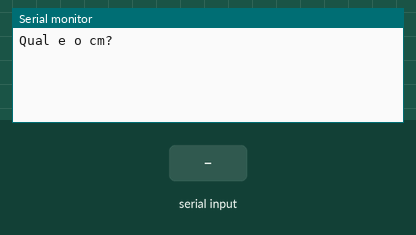
Simulated run of this sketch. Board: Arduino Uno, built with avr-gcc and run on an emulated ATmega328P. Shown: the last lines printed to the serial monitor. The inputs (shaded band) are chosen by the test bench.

Above: at 1.2 s.
1.3 s: "90,45\n" received over Serial
At 2.1 s:
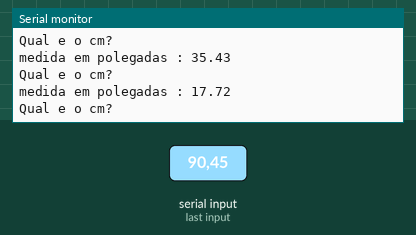
2.8 s: "30,150\n" received over Serial
At 4.3 s:
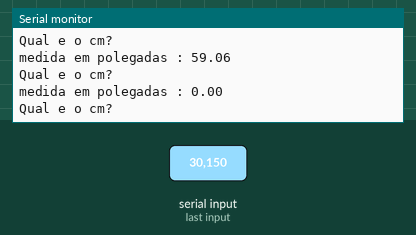
Timing chart, 0 to 5.8 s (numbered marks = the images above; inputs shaded):
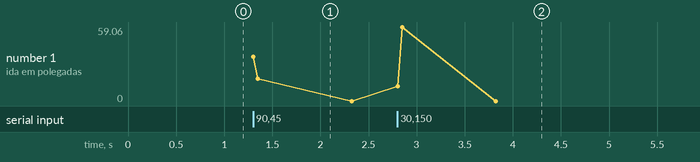

The sketch:

exercicio_5_lpmb1.ino
```cpp
//C++
//Faça um programa que receba a medida em centímetros e exiba esse
//número em polegadas. OBS: Uma polegada equivale a 2.54
//centímetros.


// Declaração de variáveis
String nome = "";
float centimetros = 0;
float polegada = 0;

void setup()
{
  Serial.begin(9600);
}

void loop()
{
 //pedir o nome para o usuário

   Serial.println("Qual e o cm?");//mostra uma mensagem na tela (via serial)
   while( ! Serial.available() );//espera o usuário digitar
   centimetros = Serial.parseInt();//guarda o texto que o usuário digitou na variável nome


  float polegadas = centimetros/2.54;

  //exibir os dados na serial
  Serial.println("medida em polegadas : " + String (polegadas) );

}
```

Measured:
- after the input at 1.3 s, the serial monitor: prints a new line at once (image 1)
- after the input at 2.8 s, the serial monitor: prints a new line at once (image 2)
